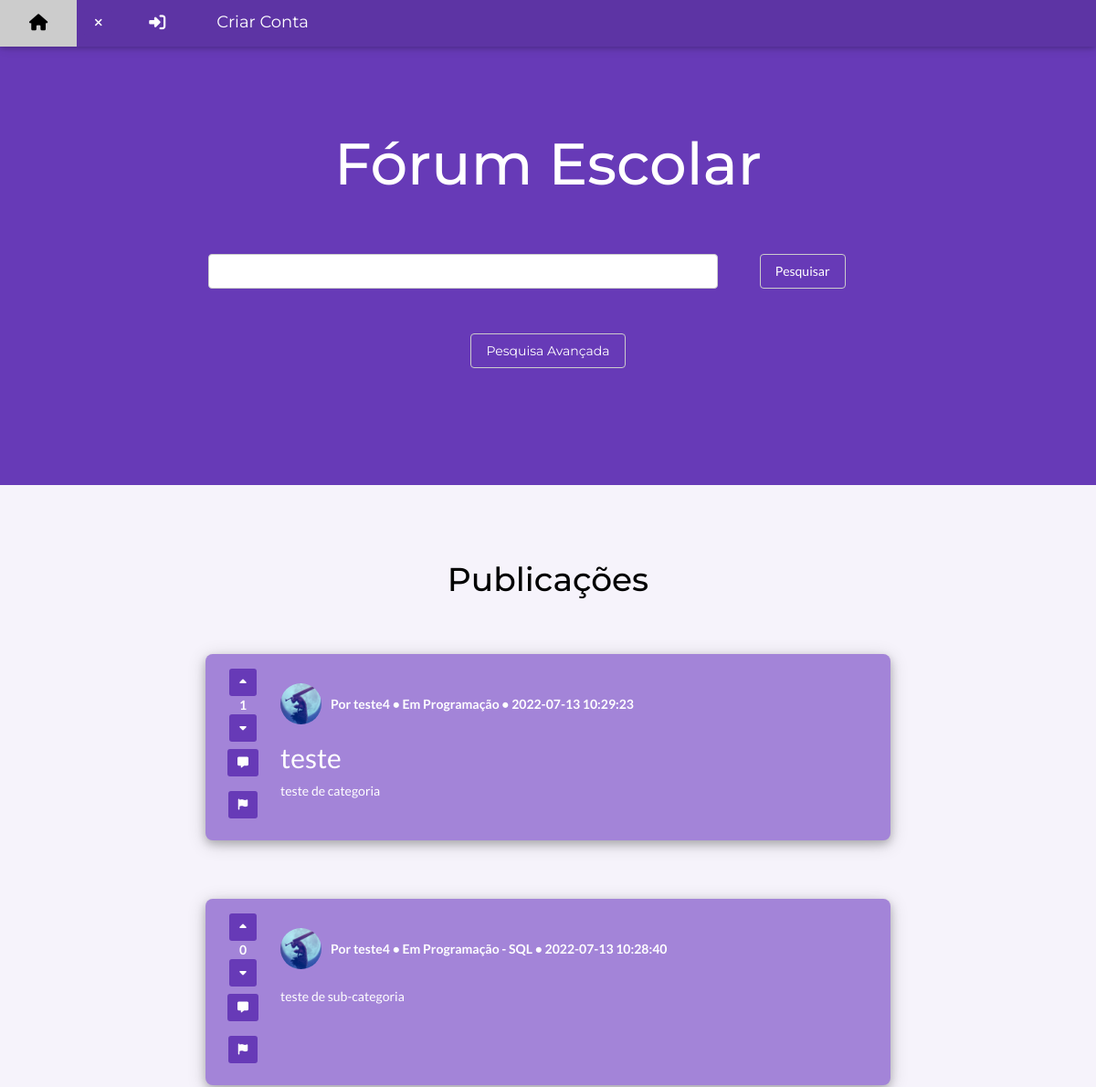
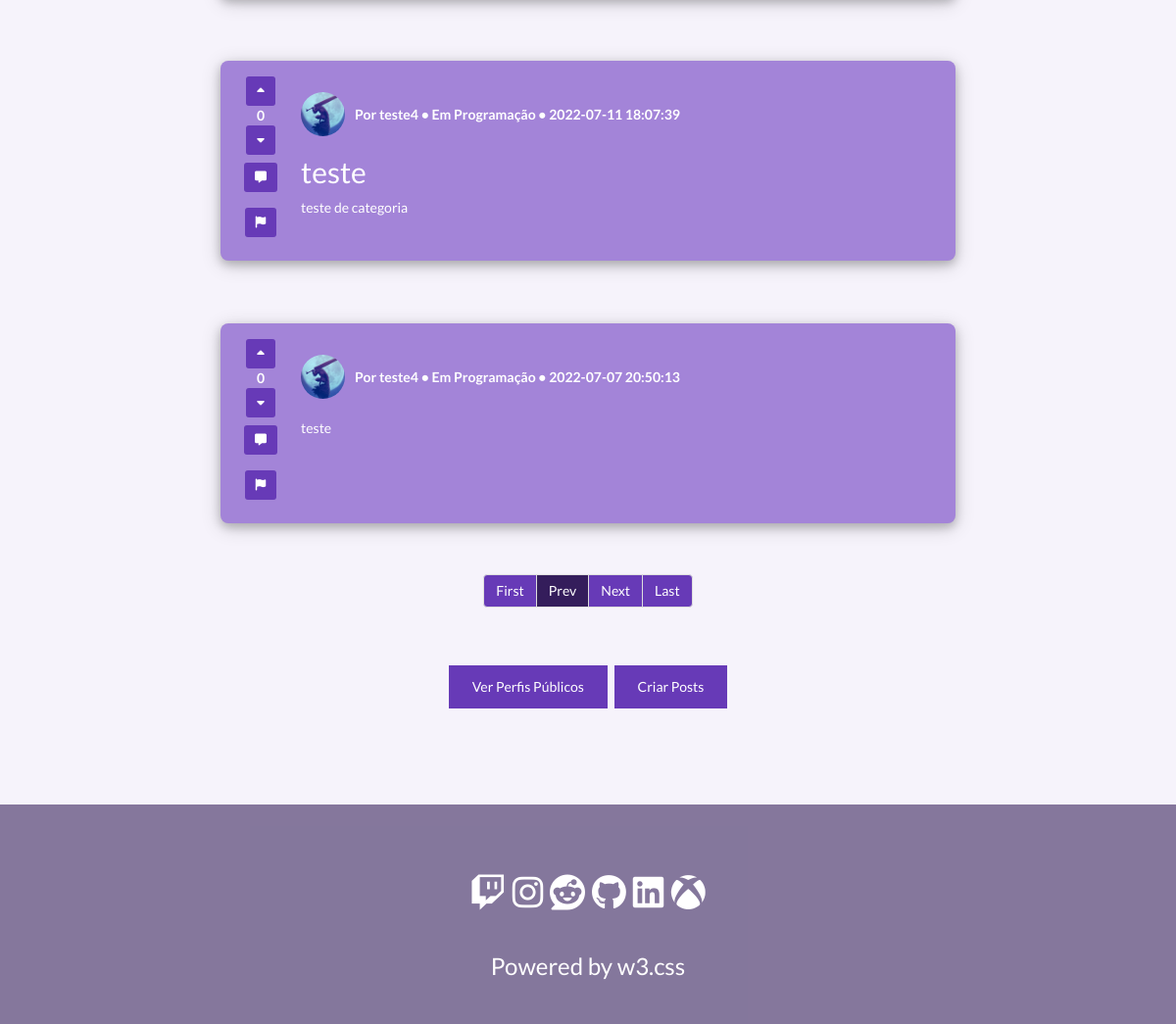
The app's page /PAP/index.php with its own data (2 pictures, top to bottom).
### tables this page shows
CREATE TABLE `post` (
  `id` int(11) NOT NULL,
  `username` varchar(100) DEFAULT NULL,
  `titulo` varchar(200) DEFAULT NULL,
  `post` varchar(3000) NOT NULL,
  `visibilidade` int(11) DEFAULT NULL,
  `data_hora` timestamp NOT NULL DEFAULT current_timestamp() COMMENT 'timestamp'
);

CREATE TABLE `count_like_post` (
  `id_post` int(11) NOT NULL,
  `likes` int(11) NOT NULL,
  `data_hora` timestamp NOT NULL DEFAULT current_timestamp() ON UPDATE current_timestamp()
);

CREATE TABLE `user_profile` (
  `username` varchar(100) NOT NULL,
  `nome` varchar(150) NOT NULL,
  `apelido` varchar(150) DEFAULT NULL,
  `nacionalidade` int(11) DEFAULT NULL,
  `genero` int(11) DEFAULT NULL,
  `telemovel` varchar(100) DEFAULT NULL COMMENT 'codificado',
  `foto` varchar(500) DEFAULT NULL,
  `bio` varchar(500) DEFAULT NULL,
  `visibilidade` int(11) DEFAULT NULL
);

CREATE TABLE `categoria` (
  `id` int(11) NOT NULL,
  `descricao` varchar(100) NOT NULL,
  `parent_id` int(11) DEFAULT NULL
);

### PAP/comandosbasedados.php (called while the page is built, shortened)
<?php
function countPosts() {
    return $query="SELECT COUNT(post) AS total
    FROM post
    where visibilidade = 1;";
   }
function verPosts(&$offset, &$pagePosts) {
   return $query="SELECT post.*, categoria.descricao as post_categoria, parent_categoria.descricao as main_categoria, user_profile.foto FROM `post`
      Join post_categoria ON post_categoria.id_post = post.id
      Join categoria ON categoria.id = post_categoria.id_categoria
      Left Join categoria parent_categoria ON parent_categoria.id = categoria.parent_id
      Join user_profile ON post.username = user_profile.username
      WHERE post.visibilidade = 1
      ORDER BY data_hora DESC
      LIMIT $offset, $pagePosts;";
}
function countVotes($id_post) {
   return $query="SELECT *
   FROM count_like_post WHERE id_post = '$id_post'";
}
function ja_votou_post() {
   return $query="SELECT * FROM post_like WHERE post_like.id_post = ? AND post_like.user = ?;";
}
function substr_close_tags($code, $limit = 500)
{
    if ( strlen($code) <= $limit )
    {
        return $code;
    }
    $position = 0;
    $close_tag = '';
    return substr($code, 0, $position).$close_tag."...";
}
?>

### PAP/content.php (the view, shortened to what this page needs)
<header class="w3-container w3-theme w3-center" style="padding:128px 16px">
  <h1 class="w3-margin w3-jumbo">Fórum Escolar</h1>
  <div class="w3-row-padding w3-padding-32 w3-row w3-center" style="width: 65%; margin:auto;">
  <form action="pesquisa.php" method="POST">
    <div class="w3-threequarter w3-padding-16">
      <input class="w3-input w3-border w3-round w3-white" name="pesquisa_geral" id="pesquisa_geral" type="text" required>
    </div>
    <div class="w3-quarter w3-padding-16">
      <input class="w3-btn w3-border w3-round" name="pesquisar" id="pesquisar" type="submit" value="Pesquisar">
    </div>
  </form>
  </div>
  <div class="w3-row-padding w3-row w3-container">
  <button onclick="document.getElementById('popup').style.display='block'" class="w3-btn w3-border w3-round">Pesquisa Avançada</button>
  </div>
</header>
<div class="content w3-row-padding w3-padding-64 w3-container w3-theme-l5">
<div class="center">
<div id ="posts" class="w3-content">
  <h1  class="w3-center">Publicações</h1>
  <br>
<?php
if (isset($_GET['pagenum'])) {
  $pagenum = $_GET['pagenum'];
} else {
  $pagenum = 1;
}
$pagePosts = 4;
$offset = ($pagenum - 1) * $pagePosts;
$sql = countPosts();
   $allPosts = mysqli_query($_conn, $sql);
   if (mysqli_num_rows($allPosts) > 0) {
      $total_rows = mysqli_fetch_array($allPosts)[0];
      $total_pages = $total_rows / $pagePosts;
      $total_pages = ceil($total_pages);
      $sql = verPosts($offset, $pagePosts);
      $resultadoTabela = mysqli_query($_conn, $sql);
      if (mysqli_num_rows($resultadoTabela) > 0) {
       while($rowTabela = mysqli_fetch_array($resultadoTabela)) {
           $id_post = $rowTabela["id"];
           $post_categoria = $rowTabela["post_categoria"];
           $main_categoria = $rowTabela["main_categoria"];
           $titulo = $rowTabela["titulo"];
           $titulo = str_replace(array('\r\n', '\n\r', '\n', '\r'), '<br>', $titulo);
           $titulo = wordwrap($titulo, 100, "<br>\n",TRUE);
           $pic = $rowTabela["foto"];
           $username = $rowTabela["username"];
           $post = $rowTabela["post"];
           $post = str_replace(array('\r\n', '\n\r', '\n', '\r'), '<br>', $post);
           $post = wordwrap($post, 100, "<br>\n",TRUE);
           $dataHora = $rowTabela["data_hora"];
           $postLenght = strip_tags($post);
           ?>
           <div class="w3-padding-16 w3-center">
           <div class="w3-section w3-panel w3-round-large w3-theme-l2 w3-card-4 w3-padding" style="max-width: 750px; margin: auto;">
           <div class="w3-col w3-center" style="display: flex; justify-content:center; align-items:center; width: 50px;">
              <?php
                $votos = countVotes($id_post);
                $resultadoVotos = mysqli_query($_conn, $votos);
                if (mysqli_num_rows($resultadoVotos) > 0){
                  while($rowTabelaVotos = mysqli_fetch_array($resultadoVotos)) {
                  $total_votos = $rowTabelaVotos["likes"];
                  }
                }
                $ja_votou = ja_votou_post();
                $stmt = $_conn->prepare($ja_votou);
                $stmt->bind_param('is', $id_post, $_SESSION['UTILIZADOR']);
                $stmt->execute();
                $resultado_ja_votou = $stmt->get_result();
                if ($resultado_ja_votou->num_rows > 0) {
                  while ($row_ja_votou = $resultado_ja_votou->fetch_assoc()) {
                      if ($row_ja_votou['vote']==1){
                        $voto="like";
                      } else if($row_ja_votou['vote']==-1){
                        $voto="dislike";
                      }
                  }
                } else {
                   $voto="nao";
                }
              ?>
              <div class="w3-padding">
                <div><button type="button" class="btn <?php if($voto=="like"){echo "w3-purple";}else{echo"w3-theme";}?> w3-hover-purple btn-sm" voto="<?php echo $voto;?>" id="like_button_<?php echo $id_post;?>" onclick="like('<?php echo $id_post;?>')"><i class="fa-solid fa-caret-up"></i></button></div>
                <div><b id="total_votos_post_<?php echo $id_post;?>"><?php echo $total_votos;?></b></div>
                <div><button type="button" class=" btn <?php if($voto=="dislike"){echo "w3-purple";}else{echo"w3-theme";}?> w3-hover-purple btn-sm" voto="<?php echo $voto;?>" id="dislike_button_<?php echo $id_post;?>" onclick="dislike('<?php echo $id_post;?>')"><i class="fa-solid fa-caret-down"></i></button></div>
                <div class="w3-padding"><button  type="button" class="btn w3-theme w3-hover-purple btn-sm" onClick="location.href='post.php?id=<?php echo $id_post; ?>'"><i class="fa-solid fa-message"></i></button></div>
                <div class="w3-padding">
                  <form action="reportar.php" method="POST">
                    <button  type="submit" name="report" value="post" class="btn w3-theme w3-hover-purple btn-sm"><i class="fa-solid fa-flag"></i></button>
                  </form>
                </div>
            </div>
           </div>
           <div class="w3-rest w3-padding">
           <div class="w3-section w3-center">
           <div class="w3-cell"style="vertical-align: middle;"><img src=<?php echo $pic;?> class="w3-image img-circle" style=" width:45px; height: 45px; min-width:45px; nin-height: 45px; max-width:45px; max-height: 45px;"></div>
           <div class="w3-cell"style="vertical-align: middle;"><b style="padding-left: 10px;">
           <?php if(empty($main_categoria)){
            echo "Por ".$username." • Em ". $post_categoria ." • ". $dataHora;}
            else{echo "Por ".$username." • Em ". $main_categoria." - ". $post_categoria ." • ". $dataHora;}
            ?>
          </b></div>
           </div>
           <div class="w3-section w3-center" >
           <p><h2 class="justificado text-width"><?php echo $titulo;?></h2></p>
           <p class="justificado text-width">
             <?php
              if (strlen($postLenght) > 500){
                echo substr_close_tags($post);
                ?>
                <div class="w3-padding"><button type="button" class="btn w3-theme w3-hover-purple btn-sm" onClick="location.href='post.php?id=<?php echo $id_post; ?>'"><b>Ver Mais</b></button></div>
             <?php
              }else{echo substr_close_tags($post);}
             ?>
            </p>
           </div>
           </div>
           </div>
           </div>
           <?php
       }
      }mysqli_free_result($resultadoTabela);
    }
       ?>
       <div class="w3-center">
          <ul class="pagination">
        <li><a href="?pagenum=1#posts" class="w3-theme">First</a></li>
        <li class="<?php if($pagenum <= 1){ echo 'disabled'; } ?>">
            <a href="<?php if($pagenum <= 1){ echo '#posts'; } else { echo '?pagenum='.($pagenum - 1)."#posts"; } ?>" class="<?php if($pagenum <= 1){ echo 'w3-theme-d5'; } else { echo 'w3-theme'; } ?>">Prev</a>
        </li>
        <li class="<?php if($pagenum >= $total_pages){ echo 'disabled'; } ?>">
            <a href="<?php if($pagenum >= $total_pages){ echo '#posts'; } else { echo "?pagenum=".($pagenum + 1)."#posts"; } ?>" class="<?php if($pagenum >= $total_pages){ echo 'w3-theme-d5'; } else { echo 'w3-theme'; } ?>">Next</a>
        </li>
        <li><a href="?pagenum=<?php echo $total_pages; ?>#posts" class="w3-theme">Last</a></li>
    </ul>
  </div>
    <div class="w3-row-padding w3-padding-32 w3-container">
  <div class="w3-content w3-center">
    <a href="perfis.php" class=" w3-button w3-theme w3-padding-large w3-text-grey" style="margin: 2px;">Ver Perfis Públicos</a>
    <a href="criarPost.php" class=" w3-button w3-theme w3-padding-large w3-text-grey" style="margin: 2px;">Criar Posts</a>
  </div>
  </div>
</div>
</div>
</div>

### PAP/style/w3.css (style rules this page uses)
*,*:before,*:after { box-sizing:inherit }
html { -ms-text-size-adjust:100%;-webkit-text-size-adjust:100% }
body { margin:0 }
article,aside,details,figcaption,figure,footer,header,main,menu,nav,section { display:block }
a { background-color:transparent }
b,strong { font-weight:bolder }
img { border-style:none }
button,input,select,textarea,optgroup { font:inherit;margin:0 }
button,input { overflow:visible }
button,select { text-transform:none }
button,[type=button],[type=reset],[type=submit] { -webkit-appearance:button }
html,body { font-family:Verdana,sans-serif;font-size:15px;line-height:1.5 }
html { overflow-x:hidden }
h1 { font-size:36px }
h2 { font-size:30px }
h1,h2,h3,h4,h5,h6 { font-family:"Segoe UI",Arial,sans-serif;font-weight:400;margin:10px 0 }
.w3-image { max-width:100%;height:auto }
img { vertical-align:middle }
a { color:inherit }
.w3-btn,.w3-button { border:none;display:inline-block;padding:8px 16px;vertical-align:middle;overflow:hidden;text-decoration:none;color:inherit;background-color:inherit;text-align:center;cursor:pointer;white-space:nowrap }
.w3-btn,.w3-button { -webkit-touch-callout:none;-webkit-user-select:none;-khtml-user-select:none;-moz-user-select:none;-ms-user-select:none;user-select:none }
.w3-input { padding:8px;display:block;border:none;border-bottom:1px solid #ccc;width:100% }
.w3-container:after,.w3-container:before,.w3-panel:after,.w3-panel:before,.w3-row:after,.w3-row:before,.w3-row-padding:after,.w3-row-padding:before, .w3-cell-row:before,.w3-cell-row:after,.w3-clear:after,.w3-clear:before,.w3-bar:before,.w3-bar:after { content:"";display:table;clear:both }
.w3-col,.w3-half,.w3-third,.w3-twothird,.w3-threequarter,.w3-quarter { float:left;width:100% }
@media (min-width:601px) { .w3-col.m3,.w3-quarter { width:24.99999% } }
@media (min-width:601px) { .w3-col.m9,.w3-threequarter { width:74.99999% } }
.w3-rest { overflow:hidden }
.w3-content,.w3-auto { margin-left:auto;margin-right:auto }
.w3-content { max-width:980px }
.w3-cell { display:table-cell }
.w3-round,.w3-round-medium { border-radius:4px }
.w3-round-large { border-radius:8px }
.w3-row-padding,.w3-row-padding>.w3-half,.w3-row-padding>.w3-third,.w3-row-padding>.w3-twothird,.w3-row-padding>.w3-threequarter,.w3-row-padding>.w3-quarter,.w3-row-padding>.w3-col { padding:0 8px }
.w3-container,.w3-panel { padding:0.01em 16px }
.w3-panel { margin-top:16px;margin-bottom:16px }
.w3-card-4,.w3-hover-shadow:hover { box-shadow:0 4px 10px 0 rgba(0,0,0,0.2),0 4px 20px 0 rgba(0,0,0,0.19) }
.w3-jumbo { font-size:64px!important }
.w3-center { text-align:center!important }
.w3-border { border:1px solid #ccc!important }
.w3-section,.w3-code { margin-top:16px!important;margin-bottom:16px!important }
.w3-margin { margin:16px!important }
.w3-padding { padding:8px 16px!important }
.w3-padding-large { padding:12px 24px!important }
.w3-padding-16 { padding-top:16px!important;padding-bottom:16px!important }
.w3-padding-32 { padding-top:32px!important;padding-bottom:32px!important }
.w3-padding-64 { padding-top:64px!important;padding-bottom:64px!important }
.w3-white,.w3-hover-white:hover { color:#000!important;background-color:#fff!important }
.w3-text-grey,.w3-hover-text-grey:hover,.w3-text-gray,.w3-hover-text-gray:hover { color:#757575!important }

### PAP/style/w3-theme-deep-purple.css (style rules this page uses)
.w3-theme-l5 { color:#000 !important; background-color:#f6f3fb !important }
.w3-theme-l2 { color:#fff !important; background-color:#a384d8 !important }
.w3-theme-d5 { color:#fff !important; background-color:#341d5b !important }
.w3-theme { color:#fff !important; background-color:#673ab7 !important }

### records on screen
post: count_like_post.likes "1", user_profile.foto (picture), username "teste4", categoria.descricao "Programação", data_hora "2022-07-13 10:29:23", titulo "teste", post "teste de categoria"
post: count_like_post.likes "0", user_profile.foto (picture), username "teste4", categoria.descricao "Programação", categoria.descricao "SQL", data_hora "2022-07-13 10:28:40", post "teste de sub-categoria"
post: count_like_post.likes "0", user_profile.foto (picture), username "teste4", categoria.descricao "Programação", data_hora "2022-07-11 18:07:39", titulo "teste", post "teste de categoria"
post: count_like_post.likes "0", user_profile.foto (picture), username "teste4", categoria.descricao "Programação", data_hora "2022-07-07 20:50:13", post "teste"
